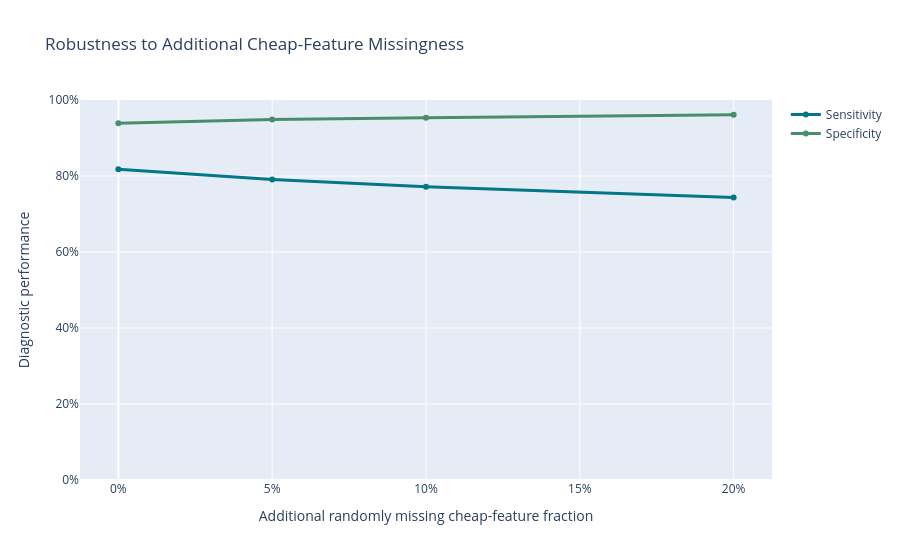

The code cell stored with this chart in its notebook:
### Code cell
fig = go.Figure()

fig.add_trace(
    go.Scatter(
        x=missingness_summary[
            "added_missing_rate"
        ],

        y=missingness_summary[
            "sensitivity"
        ],

        mode="lines+markers",

        name="Sensitivity",

        line=dict(
            color=PROJECT_COLORS[
                "teal_dark"
            ],
            width=3
        )
    )
)

fig.add_trace(
    go.Scatter(
        x=missingness_summary[
            "added_missing_rate"
        ],

        y=missingness_summary[
            "specificity"
        ],

        mode="lines+markers",

        name="Specificity",

        line=dict(
            color=PROJECT_COLORS[
                "green_dark"
            ],
            width=3
        )
    )
)

fig.update_layout(
    title=(
        "Robustness to Additional "
        "Cheap-Feature Missingness"
    ),

    xaxis_title=(
        "Additional randomly missing "
        "cheap-feature fraction"
    ),

    yaxis_title=(
        "Diagnostic performance"
    )
)

fig.update_xaxes(
    tickformat=".0%"
)

fig.update_yaxes(
    tickformat=".0%",
    range=[0, 1]
)

fig.show()

save_plotly(
    fig,
    "step14_missingness_stress_test"
)

### Figure 1 — Plotly figure (JSON) as saved in the notebook; plotly's stock layout.template omitted (floating-point values rounded to 4 significant figures)
{"data": [{"line": {"color": "#037688", "width": 3}, "mode": "lines+markers", "name": "Sensitivity", "type": "scatter", "x": [0.0, 0.05, 0.1, 0.2], "y": [0.8175, 0.7905, 0.7715, 0.7437]}, {"line": {"color": "#488D6C", "width": 3}, "mode": "lines+markers", "name": "Specificity", "type": "scatter", "x": [0.0, 0.05, 0.1, 0.2], "y": [0.939, 0.9485, 0.9535, 0.9614]}], "layout": {"title": {"text": "Robustness to Additional Cheap-Feature Missingness"}, "xaxis": {"tickformat": ".0%", "title": {"text": "Additional randomly missing cheap-feature fraction"}}, "yaxis": {"range": [0, 1], "tickformat": ".0%", "title": {"text": "Diagnostic performance"}}}}
